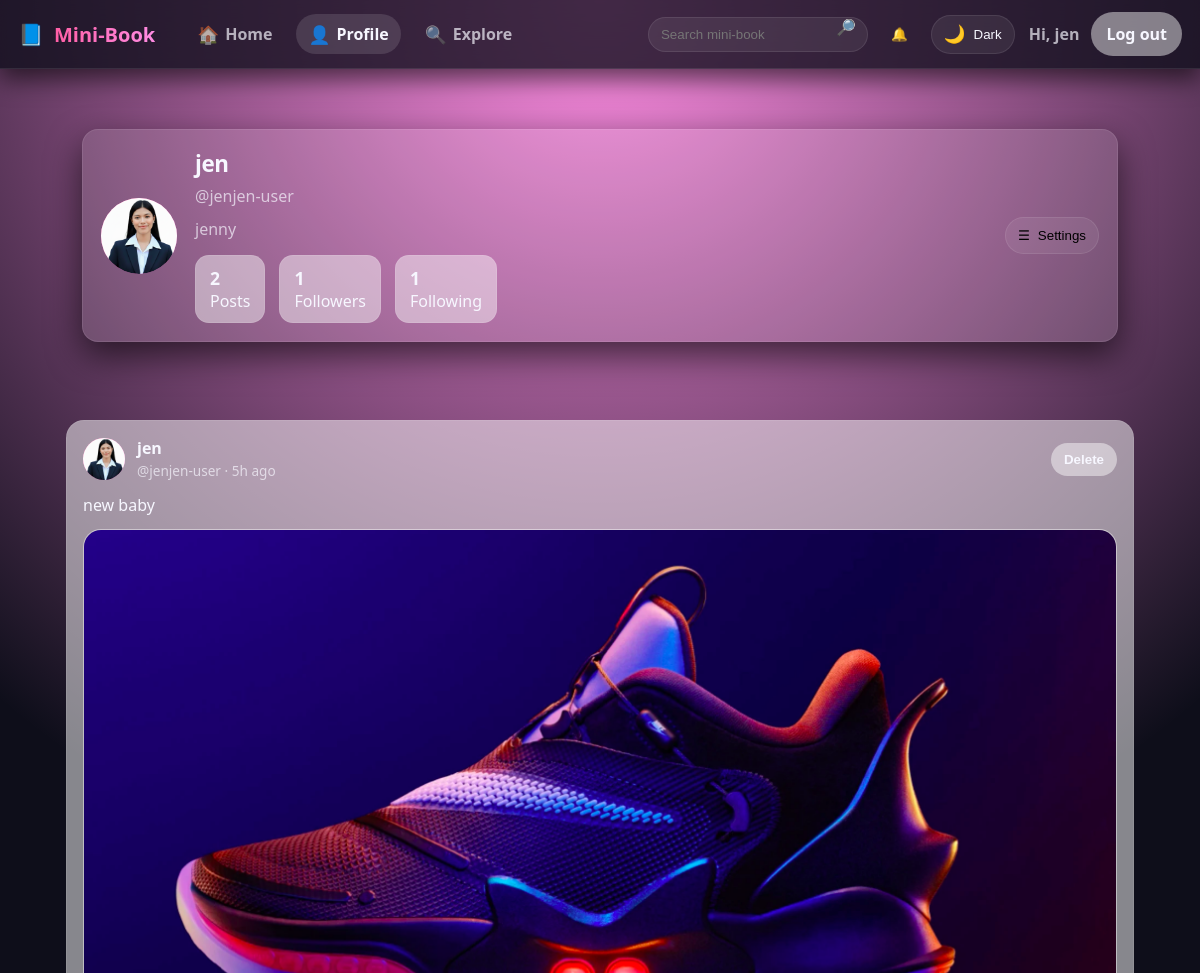
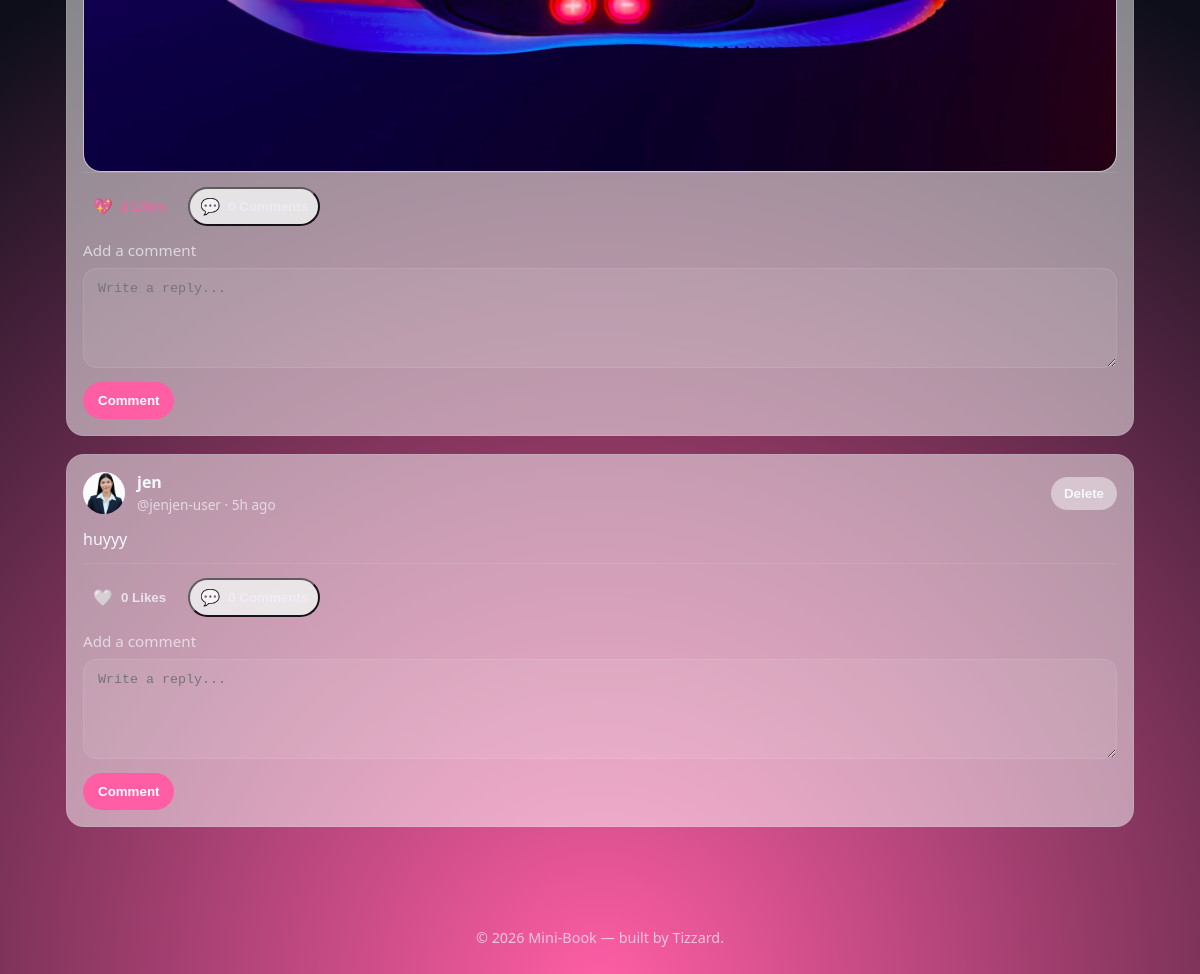
Screenshot of /scripts/render-profile-debug.php with the database file from the repository (2 pictures, top to bottom).
### tables this page shows
CREATE TABLE users (
    id INTEGER PRIMARY KEY AUTOINCREMENT,
    username TEXT NOT NULL UNIQUE,
    password_hash TEXT NOT NULL,
    full_name TEXT NOT NULL,
    bio TEXT DEFAULT '',
    created_at TEXT NOT NULL
, profile_pic TEXT DEFAULT NULL);

CREATE TABLE posts (
    id INTEGER PRIMARY KEY AUTOINCREMENT,
    user_id INTEGER NOT NULL,
    content TEXT NOT NULL,
    created_at TEXT NOT NULL, media TEXT DEFAULT NULL,
    FOREIGN KEY(user_id) REFERENCES users(id) ON DELETE CASCADE
);

### init.php (called while the page is built, shortened)
<?php
function mini_book_db(): PDO
{
    static $pdo;
    if ($pdo instanceof PDO) {
        return $pdo;
    }
    $dsn = 'sqlite:' . MINIBOOK_DB_PATH;
    $pdo = new PDO($dsn, null, null, [
        PDO::ATTR_ERRMODE => PDO::ERRMODE_EXCEPTION,
        PDO::ATTR_DEFAULT_FETCH_MODE => PDO::FETCH_ASSOC,
    ]);
    $pdo->exec('PRAGMA foreign_keys = ON');
    return $pdo;
}
function current_user(): ?array
{
    $db = mini_book_db();
    $stmt = $db->prepare('SELECT id, username, full_name, bio, created_at FROM users WHERE id = ?');
    $stmt->execute([$_SESSION['user_id']]);
    $user = $stmt->fetch();
    return $user ?: null;
}
function escape_html(string $value): string
{
    return htmlspecialchars($value, ENT_QUOTES | ENT_SUBSTITUTE, 'UTF-8');
}
function human_time(string $datetime): string
{
    $then = new DateTime($datetime);
    $now = new DateTime();
    $diff = $now->getTimestamp() - $then->getTimestamp();
    if ($diff < 86400) {
        $h = (int)floor($diff / 3600);
        return $h . 'h ago';
    }
    return $then->format('M j, Y');
}
function asset(string $path): string
{
    $base = rtrim(dirname($_SERVER['SCRIPT_NAME'] ?? ''), '/');
    return $base . '/' . ltrim($path, '/');
}
function menu_active(string $page): string
{
    return (basename($_SERVER['PHP_SELF']) === $page) ? 'active' : '';
}
function count_followers(int $userId): int
{
    $db = mini_book_db();
    $stmt = $db->prepare('SELECT COUNT(*) FROM follows WHERE user_id = ?');
    $stmt->execute([$userId]);
    return (int)$stmt->fetchColumn();
}
function count_following(int $userId): int
{
    $db = mini_book_db();
    $stmt = $db->prepare('SELECT COUNT(*) FROM follows WHERE follower_id = ?');
    $stmt->execute([$userId]);
    return (int)$stmt->fetchColumn();
}
function is_post_liked(int $userId, int $postId): bool
{
    $db = mini_book_db();
    $stmt = $db->prepare('SELECT 1 FROM likes WHERE user_id = ? AND post_id = ?');
    $stmt->execute([$userId, $postId]);
    return (bool)$stmt->fetchColumn();
}
function get_user_by_username(string $username): ?array
{
    $db = mini_book_db();
    $stmt = $db->prepare('SELECT id, username, full_name, bio, profile_pic, created_at FROM users WHERE username = ?');
    $stmt->execute([$username]);
    return $stmt->fetch() ?: null;
}
function get_post_like_count(int $postId): int
{
    $db = mini_book_db();
    $stmt = $db->prepare('SELECT COUNT(*) FROM likes WHERE post_id = ?');
    $stmt->execute([$postId]);
    return (int)$stmt->fetchColumn();
}
function get_posts_for_user(int $userId, int $limit = 50): array
{
    $db = mini_book_db();
    $stmt = $db->prepare(
        'SELECT p.*, u.username, u.full_name, u.profile_pic FROM posts p JOIN users u ON p.user_id = u.id WHERE p.user_id = ? ORDER BY p.created_at DESC LIMIT ?'
    );
    $stmt->bindValue(1, $userId, PDO::PARAM_INT);
    $stmt->bindValue(2, $limit, PDO::PARAM_INT);
    $stmt->execute();
    return $stmt->fetchAll();
}
function get_profile_pic_url(?string $filename): string
{
    $safe = basename($filename);
    return asset('data/uploads/' . $safe);
}

### profile.php (the view, shortened to what this page needs)
<?php
require_once __DIR__ . '/init.php';
$user = current_user();
$username = trim($_GET['u'] ?? '');
$profile = get_user_by_username($username);
    ?>
    <?php
$posts = get_posts_for_user($profile['id'], 50);
$isMe = $profile['id'] === $user['id'];
require __DIR__ . '/header.php';
?>
<div class="page-wrapper">
  <div class="card">
    <div class="profile-header">
      <div class="profile-avatar" aria-hidden="true">
        <img src="<?= escape_html(get_profile_pic_url($profile['profile_pic'] ?? null)) ?>" alt="Profile picture" />
      </div>
      <div class="profile-meta">
        <h1><?= escape_html($profile['full_name']) ?></h1>
        <p style="margin: 6px 0 0; color: var(--text-muted);">@<?= escape_html($profile['username']) ?></p>
        <?php if ($profile['bio']): ?>
          <p style="margin: 10px 0 0; line-height: 1.5;"><?= nl2br(escape_html($profile['bio'])) ?></p>
        <?php else: ?>
          <p style="margin: 10px 0 0; color: var(--text-muted);">No bio yet. Add one from your feed.</p>
        <?php endif; ?>
        <div class="profile-stats">
          <div class="profile-stat">
            <strong><?= count($posts) ?></strong>
            Posts
          </div>
          <div class="profile-stat">
            <strong><?= count_followers($profile['id']) ?></strong>
            Followers
          </div>
          <div class="profile-stat">
            <strong><?= count_following($profile['id']) ?></strong>
            Following
          </div>
        </div>
      </div>
        <?php if ($isMe): ?>
          <div class="profile-settings">
            <button id="profileSettingsToggle" type="button" class="profile-settings-toggle" aria-haspopup="true" aria-expanded="false">
              <span aria-hidden="true">☰</span>
              <span>Settings</span>
            </button>
          </div>
        <?php endif; ?>
      </div>
    </div>
  </div>
  <?php if (count($posts) === 0): ?>
    <div class="card" style="text-align: center;">
      <p style="margin: 0;">No posts yet. Come back later!</p>
    </div>
  <?php else: ?>
    <?php foreach ($posts as $post): ?>
      <?php
        $liked = is_post_liked($user['id'], $post['id']);
        $likeCount = get_post_like_count($post['id']);
        $commentCount = get_post_comment_count($post['id']);
      ?>
      <article class="post">
        <div class="post-header">
          <a class="post-avatar" href="profile.php?u=<?= urlencode($post['username']) ?>" aria-label="View profile">
            <img src="<?= escape_html(get_profile_pic_url($post['profile_pic'] ?? null)) ?>" alt="<?= escape_html($post['full_name']) ?>" />
          </a>
          <div class="post-meta">
            <a href="profile.php?u=<?= urlencode($post['username']) ?>"><strong><?= escape_html($post['full_name']) ?></strong></a>
            <span>@<?= escape_html($post['username']) ?> · <?= human_time($post['created_at']) ?></span>
          </div>
          <?php if ($post['user_id'] === $user['id']): ?>
            <form method="post" action="post.php" style="margin:0;">
              <button type="submit" class="btn secondary" style="padding: 8px 12px;">Delete</button>
            </form>
          <?php endif; ?>
        </div>
        <div class="post-content"><?= nl2br(escape_html($post['content'])) ?></div>
        <?php if (!empty($post['media'])): ?>
          <div class="post-media">
            <img src="<?= escape_html(get_profile_pic_url($post['media'])) ?>" alt="Attached photo" />
          </div>
        <?php endif; ?>
        <div class="post-actions">
          <form method="post" action="post.php" class="post-action" style="display:inline-flex;">
            <button type="submit" class="post-action <?= $liked ? 'active' : '' ?>" style="border:none; background:transparent; padding:0;">
              <span class="icon"><?= $liked ? '💖' : '🤍' ?></span>
              <span><?= $likeCount ?> Like<?= $likeCount === 1 ? '' : 's' ?></span>
            </button>
          </form>
          <button class="post-action" type="button" onclick="document.getElementById('comment-form-<?= $post['id'] ?>').scrollIntoView({ behavior: 'smooth' });">
            <span class="icon">💬</span>
            <span><?= $commentCount ?> Comment<?= $commentCount === 1 ? '' : 's' ?></span>
          </button>
        </div>
        <form id="comment-form-<?= $post['id'] ?>" method="post" action="post.php">
          <div class="input-group" style="margin-top: 14px;">
            <label for="comment_<?= $post['id'] ?>">Add a comment</label>
            <textarea id="comment_<?= $post['id'] ?>" name="content" required placeholder="Write a reply..."></textarea>
          </div>
          <button type="submit" class="btn" style="padding: 10px 14px;">Comment</button>
        </form>
      </article>
    <?php endforeach; ?>
  <?php endif; ?>
<?php require __DIR__ . '/footer.php';

### header.php (shortened to what this page needs)
<?php
$user = current_user();
?>
<!DOCTYPE html>
<html lang="en">
<head>
  <link rel="stylesheet" href="<?= asset('assets/css/style.css') ?>" />
</head>
<body class="site-body">
  <header class="main-header">
    <div class="header-left">
      <a class="brand" href="feed.php" aria-label="Mini-Book Home">
        <span class="brand-logo" aria-hidden="true">📘</span>
        <span class="brand-text">Mini-Book</span>
      </a>
      <?php if ($user): ?>
        <nav class="primary-nav" aria-label="Primary">
          <a href="feed.php" class="nav-link <?= menu_active('feed.php') ?>" title="Home">
            <span aria-hidden="true" class="icon">🏠</span>
            <span class="nav-label">Home</span>
          </a>
          <a href="profile.php?u=<?= urlencode($user['username']) ?>" class="nav-link <?= menu_active('profile.php') ?>" title="Profile">
            <span aria-hidden="true" class="icon">👤</span>
            <span class="nav-label">Profile</span>
          </a>
          <a href="feed.php" class="nav-link" title="Explore">
            <span aria-hidden="true" class="icon">🔍</span>
            <span class="nav-label">Explore</span>
          </a>
        </nav>
      <?php endif; ?>
    </div>
    <div class="header-right">
      <?php if ($user): ?>
        <div class="search-wrapper">
          <form method="get" action="feed.php" class="search-form" role="search">
            <input name="q" type="search" placeholder="Search mini-book" aria-label="Search" class="search-input" />
            <button type="submit" class="search-btn" title="Search">🔎</button>
          </form>
        </div>
        <div class="notifications">
          <button id="notificationsToggle" type="button" class="icon-button" aria-haspopup="true" aria-expanded="false" aria-label="Notifications" onclick="window.toggleNotifications?.()">
            <span class="icon">🔔</span>
          </button>
        </div>
      <?php endif; ?>
      <div class="toggle-wrapper" title="Toggle dark mode">
        <button id="themeToggle" class="theme-toggle" aria-label="Toggle dark mode">
          <span class="icon">🌙</span>
          <span class="toggle-label">Dark</span>
        </button>
      </div>
      <?php if ($user): ?>
        <div class="account-menu">
          <span class="account-name">Hi, <?= escape_html($user['full_name'] ?? $user['username']) ?></span>
          <a class="btn secondary" href="logout.php">Log out</a>
        </div>
      <?php endif; ?>
    </div>
  </header>
  <main class="page-wrapper">

### footer.php
  </main>
  <footer class="site-footer">
    <p>&copy; <?= date('Y') ?> Mini-Book — built by Tizzard.</p>
  </footer>
</body>
</html>

### scripts/render-profile-debug.php (shortened to what this page needs)
<?php
require_once __DIR__ . '/../init.php';
require __DIR__ . '/../profile.php';
$html = ob_get_clean();
echo $html;

### rows the page displays
users: full_name "jen", profile_pic (picture), username "jenjen-user", bio "jenny"
posts: user.profile_pic (picture), user.full_name "jen", user.username "jenjen-user", created_at "5h ago", content "new baby", media (picture), content "Write a reply..."
posts: user.profile_pic (picture), user.full_name "jen", user.username "jenjen-user", created_at "5h ago", content "huyyy", likeCount "0", content "Write a reply..."

### other values shown
count($posts) "2"
count_followers($profile['id']) "1"
count_following($profile['id']) "1"
